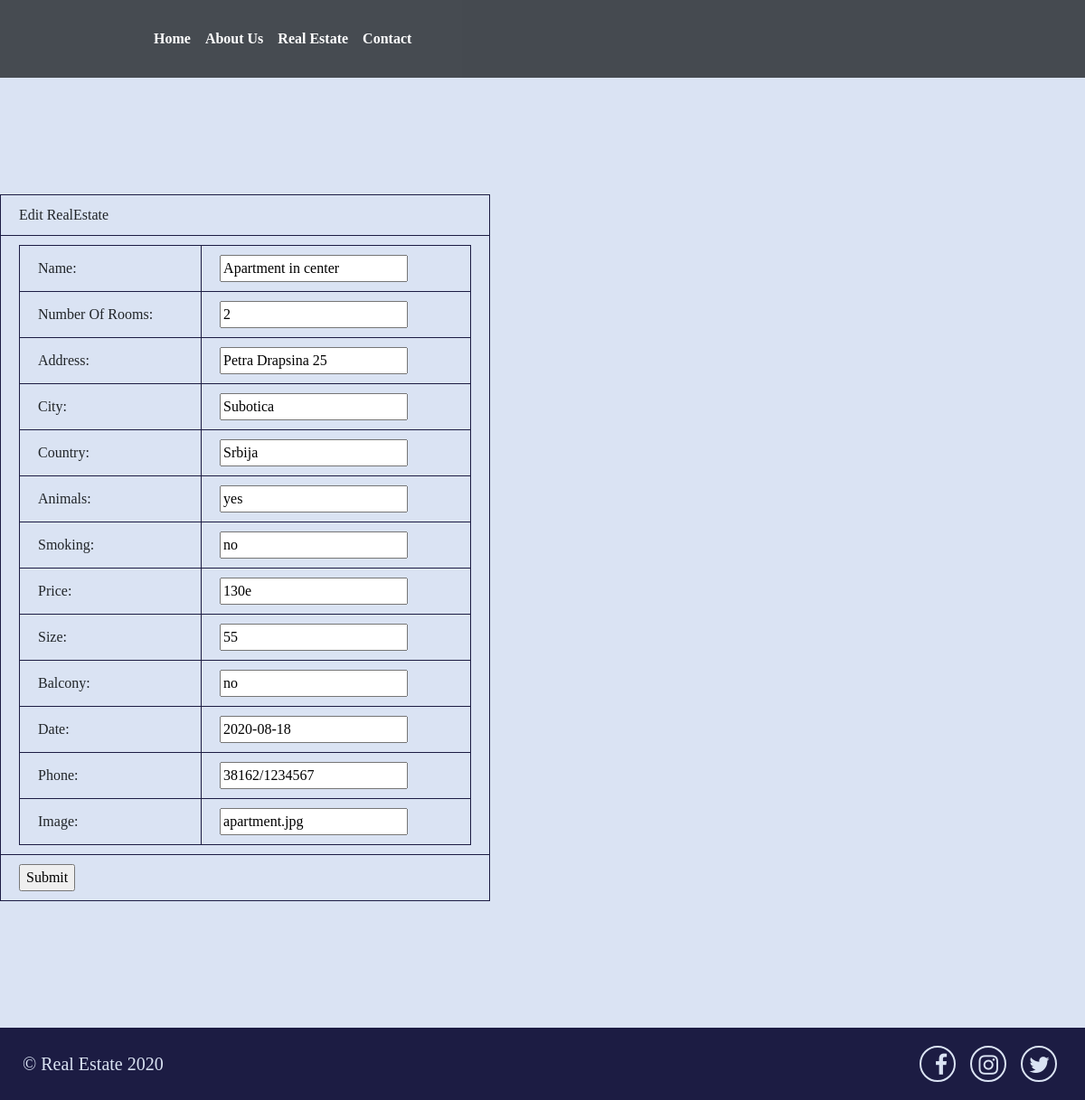
The app's page /update-process.php with its own data.
### tables this page shows
CREATE TABLE IF NOT EXISTS `the_list` (
  `id_real_estate` int(255) NOT NULL,
  `name_real_estate` varchar(50) NOT NULL,
  `room_number` int(2) NOT NULL,
  `address` varchar(50) NOT NULL,
  `city` char(30) NOT NULL,
  `country` char(30) NOT NULL,
  `animals` tinyint(1) NOT NULL,
  `smoking` tinyint(1) NOT NULL,
  `price` varchar(10) NOT NULL,
  `size` int(10) NOT NULL,
  `balcony` tinyint(1) NOT NULL,
  `date` date NOT NULL,
  `id_user` int(30) NOT NULL,
  `phone` varchar(20) NOT NULL,
  `image` text NOT NULL,
  PRIMARY KEY (`id_real_estate`),
  KEY `user_id` (`id_user`)
);

### update-process.php (the view, shortened to what this page needs)
<?php
include_once 'db_config.php';
$sql = "SELECT * FROM the_list where id_real_estate=1";
$result = mysqli_query($con, $sql);
?>
<!doctype html>
<html lang="en">
<head>
    <link rel="stylesheet" href="https://stackpath.bootstrapcdn.com/bootstrap/4.5.2/css/bootstrap.min.css"
>
    <link rel="stylesheet" href="https://cdnjs.cloudflare.com/ajax/libs/font-awesome/4.7.0/css/font-awesome.min.css">
    <link rel="stylesheet" href="style.css">
</head>
<body>
<header>
    <nav class="navbar navbar-expand-lg navbar-light fixed-top">
        <a class="navbar-brand" href="welcome.php"></a>
        <div class="collapse navbar-collapse" id="navbarSupportedContent">
            <ul class="navbar-nav mr-auto">
                <li class="nav-item active">
                    <a class="nav-link" href="welcome.php">Home <span class="sr-only">(current)</span></a>
                </li>
                <li class="nav-item">
                    <a class="nav-link" href="about-us.php">About Us</a>
                </li>
                <li class="nav-item">
                    <a class="nav-link" href="#">Real Estate</a>
                </li>
                <li class="nav-item">
                    <a class="nav-link" href="contact.php">Contact</a>
                </li>
            </ul>
        </div>
    </nav>
</header>
<section class="update-section">
    <form name="user_form" method="post" action="">
        <div style="width:500px;">
            <table border="0" cellpadding="10" cellspacing="0" width="500" align="center" >
                <tr class="tableheader">
                    <td>Edit RealEstate</td>
                </tr>
                <?php
                while ($record = mysqli_fetch_assoc($result)) {
                    ?>
                    <tr>
                        <td>
                            <table border="0" cellpadding="10" cellspacing="0" width="500" align="center"
                                   class="tblSaveForm">
                                <tr>
                                    <td>
                                        Name:
                                    </td>
                                    <td>
                                        <input type="text" name="name_real_estate[]" class="text-field"
                                               value="<?php echo $record['name_real_estate']; ?>">
                                    </td>
                                </tr>
                                <tr>
                                    <td>
                                        Number Of Rooms:
                                    </td>
                                    <td>
                                        <input type="text" name="room_number[]" class="text-field"
                                               value="<?php echo $record['room_number']; ?>">
                                    </td>
                                </tr>
                                <tr>
                                    <td>
                                        Address:
                                    </td>
                                    <td>
                                        <input type="text" name="address[]" class="text-field"
                                               value="<?php echo $record['address']; ?>">
                                    </td>
                                </tr>
                                <tr>
                                    <td>
                                        City:
                                    </td>
                                    <td>
                                        <input type="text" name="city[]" class="text-field"
                                               value="<?php echo $record['city']; ?>">
                                    </td>
                                </tr>
                                <tr>
                                    <td>
                                        Country:
                                    </td>
                                    <td>
                                        <input type="text" name="country[]" class="text-field"
                                               value="<?php echo $record['country']; ?>">
                                    </td>
                                </tr>
                                <tr>
                                    <td>
                                        Animals:
                                    </td>
                                    <td>
                                        <input type="text" name="animals[]" class="text-field"
                                               value="<?php
                                               if ($record['animals'] == 0) {
                                                   echo "yes";
                                               } elseif ($record['animals'] == 1) {
                                                   echo "no";
                                               }
                                               ?>">
                                    </td>
                                </tr>
                                <tr>
                                    <td>
                                        Smoking:
                                    </td>
                                    <td>
                                        <input type="text" name="smoking[]" class="text-field"
                                               value="<?php
                                               if ($record['smoking'] == 0) {
                                                   echo "yes";
                                               } elseif ($record['smoking'] == 1) {
                                                   echo "no";
                                               }
                                               ?>">
                                    </td>
                                </tr>
                                <tr>
                                    <td>
                                        Price:
                                    </td>
                                    <td>
                                        <input type="text" name="price[]" class="text-field"
                                               value="<?php echo $record['price']; ?>">
                                    </td>
                                </tr>
                                <tr>
                                    <td>
                                        Size:
                                    </td>
                                    <td>
                                        <input type="text" name="size[]" class="text-field"
                                               value="<?php echo $record['size']; ?>">
                                    </td>
                                </tr>
                                <tr>
                                    <td>
                                        Balcony:
                                    </td>
                                    <td>
                                        <input type="text" name="balcony[]" class="text-field"
                                               value="<?php
                                               if ($record['balcony'] == 0) {
                                                   echo "yes";
                                               } elseif ($record['balcony'] == 1) {
                                                   echo "no";
                                               }
                                               ?>">
                                    </td>
                                </tr>
                                <tr>
                                    <td>
                                        Date:
                                    </td>
                                    <td>
                                        <input type="text" name="date[]" class="text-field"
                                               value="<?php echo $record['date']; ?>">
                                    </td>
                                </tr>
                                <tr>
                                    <td>
                                        Phone:
                                    </td>
                                    <td>
                                        <input type="text" name="phone[]" class="text-field"
                                               value="<?php echo $record['phone']; ?>">
                                    </td>
                                </tr>
                                <tr>
                                    <td>
                                        Image:
                                    </td>
                                    <td>
                                        <input type="text" name="image[]" class="text-field"
                                               value="<?php echo $record['image']; ?>">
                                    </td>
                                </tr>
                            </table>
                        </td>
                    </tr>
                <?php } ?>
                <tr>
                    <td>
                        <input type="submit" name="submit" value="Submit" class="btnSubmit">
                    </td>
                </tr>
            </table>
        </div>
    </form>
</section>
<footer>
    <div class="row justify-content-between">
        <div class="col-md-3">
            <p>&copy; Real Estate 2020</p>
        </div>
        <div class="col-md-6">
            <div class="social-media">
                <a href="facebook.com">
                    <i class="fa fa-facebook" aria-hidden="true"></i>
                </a>
                <a href="instagram.com">
                    <i class="fa fa-instagram" aria-hidden="true"></i>
                </a>
                <a href="twitter.com">
                    <i class="fa fa-twitter" aria-hidden="true"></i>
                </a>
            </div>
        </div>
    </div>
</footer>
</body>
</html>

### style.css (style rules this page uses)
body { font-family: "Baloo Chettan"; min-height: 100vh; }
.navbar-brand { background-image: url("images/logo.png"); background-position: center center; background-repeat: no-repeat; background-size: cover; height: 70px; width: 130px; }
.navbar-light { background-color: rgba(33, 37, 41, 0.8); }
.nav-link { color: #fff !important; font-weight: 800; }
footer { background-color: #1c1c43; padding: 20px 10px; }
footer .row { margin: 0; align-items: center; }
footer p { color: #DAE3F3; font-size: 20px; margin-bottom: 0; }
.social-media { text-align: right; }
.social-media i { width: 40px; height: 40px; border-radius: 50%; border: 2px solid #DAE3F3; color: #DAE3F3; padding: 7px; font-size: 25px; margin: 0 6px; }
td { padding: 10px 20px; border: 1px solid #1c1c43; }
table { margin: 0 auto; }
.update-section { background-color: #DAE3F3; padding: 215px 0 140px; }

### records on screen
the_list: name_real_estate "Apartment in center", room_number "2", address "Petra Drapsina 25", city "Subotica", country "Srbija", animals "yes", smoking "no", price "130e", size "55", balcony "no", date "2020-08-18", phone "38162/1234567", image "apartment.jpg"
